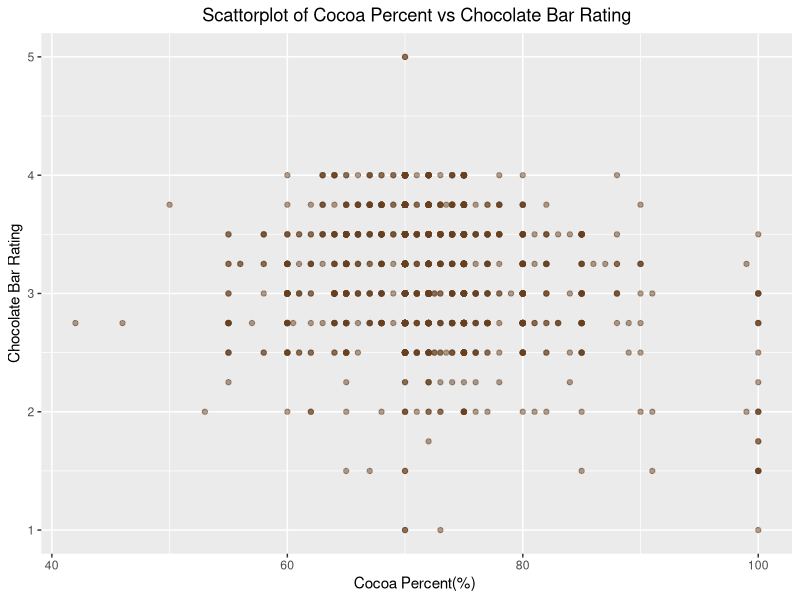
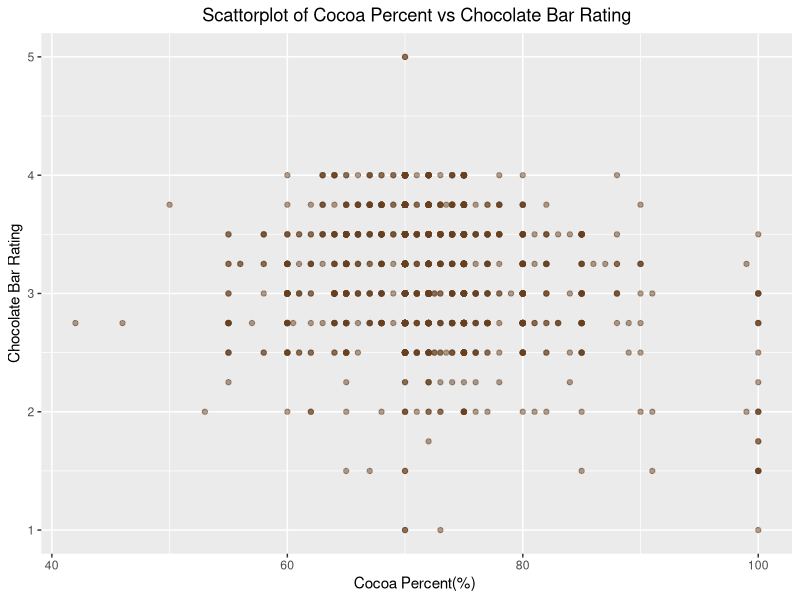

Write the R code that produced these figures, in order.
library(ggplot2)
library(dplyr)
cocoa <- read.csv("flavors_of_cocao_clean.csv")
colnames(cocoa) <- c("bean.bar.orgin", "ref","date" , "percent", "location","rating", "beantype" ,"origin", "company")

#convert percentage to numerical
cocoa$pct <- as.numeric(gsub("\\%", "", cocoa$percent))

#scattor plot
ggplot(cocoa,aes(x=pct, y=rating)) +
  geom_point(color = '#664021', alpha = 0.5) +
  theme(plot.title = element_text(hjust = 0.5), legend.position="none") +
  xlab("Cocoa Percent(%) ") + ylab("Chocolate Bar Rating") +
  ggtitle("Scattorplot of Cocoa Percent vs Chocolate Bar Rating")

ggsave("cocoa_percent_vs_rating.png", dpi = 600, width = 5, height = 3)